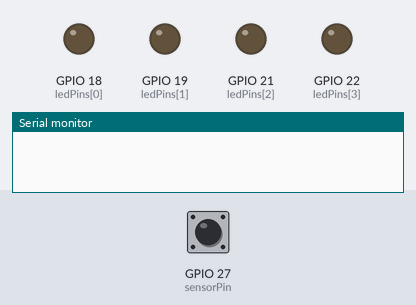
Bench run of a sketch on a simulated ESP32. Shown: output pins drawn as LEDs (lit = HIGH), the last lines printed to the serial monitor. Dashed ring = blinking. The test bench sets the inputs (shaded band); at power-on: GPIO 27 (sensorPin) LOW.

Above: at 1.2 s.
1.3 s: GPIO 27 (sensorPin) driven HIGH
At 1.6 s:
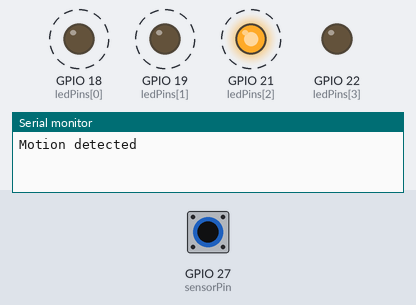
4.3 s: GPIO 27 (sensorPin) driven LOW
At 5.2 s:
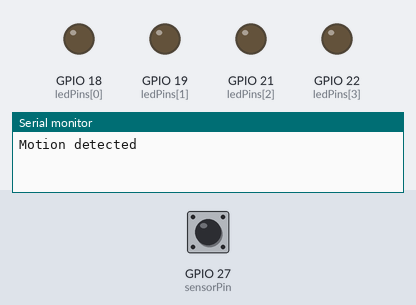
5.8 s: GPIO 27 (sensorPin) pulsed HIGH 5 times (0.12 s each, 0.3 s apart)
At 6.4 s:
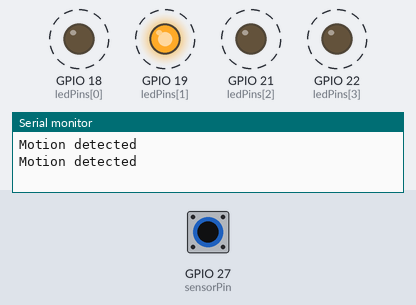
Timing chart, 0 to 9.3 s (numbered marks = the images above; inputs shaded):
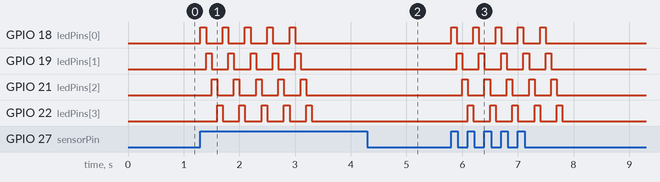

Measured:
- after the input at 1.3 s, GPIO 18 (ledPins[0]): alternates HIGH for 0.10 s and LOW for 0.30 s, 10 changes in all, then stays LOW, starting at once; GPIO 19 (ledPins[1]): alternates HIGH for 0.10 s and LOW for 0.30 s, 10 changes in all, then stays LOW, starting after 0.10 s
- after the input at 4.3 s, GPIO 18 (ledPins[0]): stays LOW (without the input it goes to HIGH after 1.0 s); GPIO 19 (ledPins[1]): stays LOW (without the input it goes to HIGH after 1.1 s); GPIO 21 (ledPins[2]): stays LOW (without the input it goes to HIGH after 1.2 s); GPIO 22 (ledPins[3]): stays LOW (without the input it goes to HIGH after 1.3 s)
- after the input at 5.8 s, GPIO 18 (ledPins[0]): alternates HIGH for 0.10 s and LOW for 0.30 s, 10 changes in all, then stays LOW, starting at once; GPIO 19 (ledPins[1]): alternates HIGH for 0.10 s and LOW for 0.30 s, 10 changes in all, then stays LOW, starting after 0.10 s

The sketch:

iot_projekat.ino
```cpp
const int sensorPin = 27;

const int ledPins[] = {18, 19, 21, 22};
const int ledCount = 4;

void setup() {
  Serial.begin(115200);

  pinMode(sensorPin, INPUT);

  for (int i = 0; i < ledCount; i++) {
    pinMode(ledPins[i], OUTPUT);
    digitalWrite(ledPins[i], LOW);
  }
}

void loop() {
  int motion = digitalRead(sensorPin);

  if (motion == HIGH) {
    Serial.println("Motion detected");
    activateLeds();

    delay(2000);
  }
}

void activateLeds() {
  for (int j = 0; j < 5; j++) {
    for (int i = 0; i < ledCount; i++) {
      digitalWrite(ledPins[i], HIGH);
      delay(100);
      digitalWrite(ledPins[i], LOW);
    }
  }
}
```
